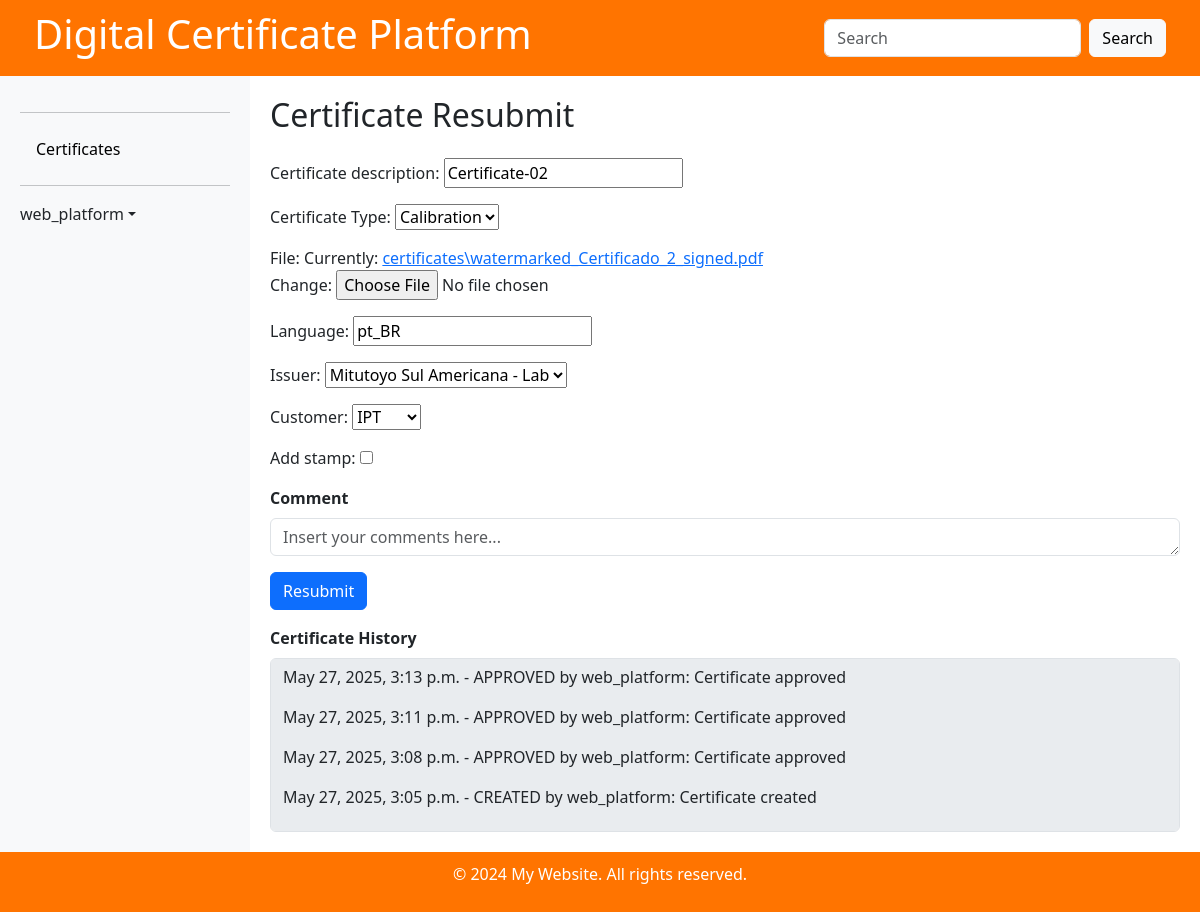
Page /certificate/resubmit/35/ (signed in) on the committed database.
### certificate/models.py (models this page shows, shortened)
class Certificate(models.Model):
    CERT_TYPES = {
        'CA': 'Calibration',
        'DE': 'Degree',
    }
    STATUSES ={
        'DRAFT': 'Draft',
        'REJECTED': 'Rejected',
        'WAITING': 'Waiting',
        'APPROVED': 'Approved',
    }
    description         = models.CharField('Certificate description', max_length= 200)
    type                = models.CharField('Certificate Type', max_length=2, choices=CERT_TYPES)
    file                = models.FileField(null=True, upload_to='certificates/')
    language            = models.CharField('Language', max_length=50)
    creation            = models.DateTimeField('Creation date time', auto_now_add=True)
    issuer              = models.ForeignKey(Issuer, null=True, related_name='issuer_of', on_delete=models.PROTECT)
    uploader            = models.ForeignKey(User, null=True, related_name='uploader_of', on_delete=models.PROTECT)
    customer            = models.ForeignKey(Customer, null=True, related_name='customer_of', on_delete=models.PROTECT)
    upload              = models.DateTimeField('Upload date time', auto_now_add=True)
    status              = models.CharField('Status', max_length=30, choices=STATUSES, default='DRAFT')
    token               = models.CharField('Token', max_length=36, unique=True, default=uuid.uuid4, editable=False)
    due_date            = models.DateField( null=True , blank=True, default='2099-12-31')
    rejection_reason    = models.TextField(blank=True, null=True)
    uploader            = models.ForeignKey(User, on_delete=models.CASCADE, related_name='uploaded_certificates')

class CertificateHistory(models.Model):
    ACTION_CHOICES = [
        ('CREATED', 'Created'),
        ('APPROVED', 'Approved'),
        ('REJECTED', 'Rejected'),
        ('RELEASED', 'Released'),
    ]
    certificate = models.ForeignKey(Certificate, on_delete=models.CASCADE, related_name='history')
    action = models.CharField(max_length=20, choices=ACTION_CHOICES)
    timestamp = models.DateTimeField(auto_now_add=True)
    user = models.ForeignKey(User, on_delete=models.CASCADE)
    comments = models.TextField(blank=True, null=True)

### certificate/views.py (the view)
# urls.py: path('certificate/resubmit/<int:pk>/', views.certificate_resubmit, name='certificate-resubmit'),
@login_required
@has_role_decorator('internal_resource')
def certificate_resubmit(request, pk):
    template = 'certificate/certificate-resubmit.html'
    certificate = get_object_or_404(Certificate, pk=pk)
    if request.method == 'POST':
        form = CertificateForm(request.POST, request.FILES, instance=certificate)
        user_comment = request.POST.get('user_comment')
        if form.is_valid():
            form.instance.status = 'DRAFT'
            form.instance.rejection_reason = ''
            form.save()
            CertificateHistory.objects.create(
                certificate=certificate,
                action='RESUBMITTED',
                user=request.user,
                comments=user_comment or 'Certificate resubmitted'
            )
            email_approver(certificate.issuer, certificate.customer)
            return redirect('certificate-approval-list')
    else:
        form = CertificateForm(instance=certificate)
    history = CertificateHistory.objects.filter(certificate=certificate).order_by('-timestamp')
    context = {
        'form': form,
        'certificate': certificate,
        'history': history,
    }
    return render(request, template, context)

### certificate/forms.py
class CertificateForm(forms.ModelForm):
    add_stamp = forms.BooleanField(required=False, label="Add stamp")
    class Meta:
        model = Certificate
        fields = 'description', 'type', 'file', 'language', 'issuer', 'customer'

### certificate/context_processors.py (called while the page is built)
def user_roles(request):
    if request.user.is_authenticated:
        roles = [role.role_name for role in get_user_roles(request.user)]
    else:
        roles = []
    return {'user_roles': roles}

### certificate/models.py (called while the page is built)
    def __str__(self):
        return str(self.name)

    def __str__(self):
        return str(self.name)

### certificate/templatetags/custom_filters.py (called while the page is built)
@register.filter
def user_has_role(user, role_name):
    return has_role(user, role_name)

### certificate/templates/certificate/certificate-resubmit.html (shortened to what this page needs)
{% extends 'base.html' %}{% load custom_filters %}
{% block content %}
<div class="d-flex justify-content-between align-items-center mb-3">
  <h2>Certificate Resubmit</h2>
</div>
<form method="post" enctype="multipart/form-data" id="resubmitForm">
    {{ form.as_p }}
    <div class="mb-3">
        <label for="user_comment" class="form-label"><strong>Comment</strong></label>
        <textarea id="user_comment" name="user_comment" class="form-control" placeholder="Insert your comments here..." rows="1"></textarea>
    </div>
    <button type="submit" class="btn btn-primary">Resubmit</button>
    <div class="mt-3">
      <label for="certificate_history" class="form-label"><strong>Certificate History</strong></label>
      <div id="certificate_history" class="form-control" style="background-color: #e9ecef; cursor: not-allowed;" readonly>
          {% for h in history %}
              <p>{{ h.timestamp }} - {{ h.action }} by {{ h.user }}: {{ h.comments }}</p>
          {% endfor %}
      </div>
    </div>
</form>
{% endblock content %}

### templates/base.html (shortened to what this page needs)
{% load static %} {% load i18n %} {% load custom_filters %}
<!DOCTYPE html>
<html lang="en">
<head>
  <link rel="stylesheet" href="{% static '/style.css' %}">
  <link href="https://cdn.jsdelivr.net/npm/bootstrap@5.3.3/dist/css/bootstrap.min.css" rel="stylesheet">
</head>
<body>
  <header>
    <div class="d-flex justify-content-between align-items-center px-4">
      <h1>Digital Certificate Platform
      </h1>
      {% if user.is_authenticated %}
      <form class="d-flex search-bar">
        <input class="form-control me-2" type="search" placeholder="Search" aria-label="Search">
        <button class="btn btn-light" type="submit">Search</button>
      </form>
      {% endif %}
    </div>
  </header>
  <div class="main-content">
    <div id="sidebar">
      <hr>
      {% if user.is_authenticated %}
      <ul class="nav nav-pills flex-column mb-auto">
        <li class="nav-item">
          <a href="{% url 'certificate' %}" class="nav-link {% if 'certificate' == request.resolver_match.url_name %}active{% endif %}">
            Certificates
          </a>
        </li>
      {% endif %}
      <hr>
      <div class="dropdown">
        {% if user.is_authenticated %}
        <a href="{% url 'home' %}" class="d-flex align-items-center link-dark text-decoration-none dropdown-toggle" id="dropdownUser2" data-bs-toggle="dropdown" aria-expanded="false">
          {{ user.username }}
        </a>
        {% endif %}
      </div>
    </div>
    <div id="content">
        {% block content %}{% endblock %}
    </div>
  </div>
  <footer>
    <p>&copy; 2024 My Website. All rights reserved.</p>
  </footer>
</body>
</html>

### static/style.css (style rules this page uses)
body { display: flex; flex-direction: column; height: 100vh; margin: 0; }
header { background-color: #ff7400; color: white; padding: 10px; }
footer { background-color: #ff7400; color: white; padding: 10px; text-align: center; }
.main-content { display: flex; flex: 1; overflow: hidden; }
#sidebar { min-width: 250px; max-width: 250px; background-color: #f8f9fa; padding: 20px; overflow-y: auto; }
#content { flex-grow: 1; padding: 20px; overflow-y: auto; }
#sidebar .nav-link { color: #000; transition: background-color 0.3s ease, color 0.3s ease; }

### rows in the picture
Certificate: description "Certificate-02", type "Calibration", language "pt_BR", issuer "Mitutoyo Sul Americana - Lab", customer "IPT"
CertificateHistory: timestamp "May 27, 2025, 3:13 p.m.", action "APPROVED", user "web_platform", comments "Certificate approved"
CertificateHistory: timestamp "May 27, 2025, 3:11 p.m.", action "APPROVED", user "web_platform", comments "Certificate approved"
CertificateHistory: timestamp "May 27, 2025, 3:08 p.m.", action "APPROVED", user "web_platform", comments "Certificate approved"
CertificateHistory: timestamp "May 27, 2025, 3:05 p.m.", action "CREATED", user "web_platform", comments "Certificate created"

### other values in the picture
{{ user.username }} "web_platform"
